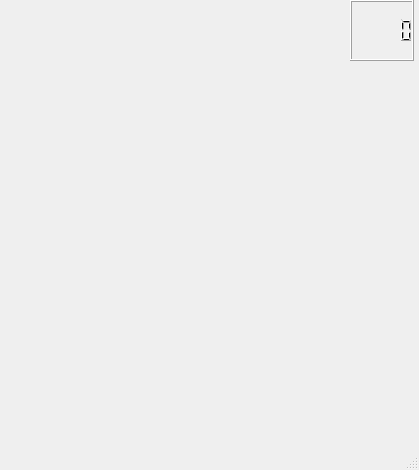
<?xml version="1.0" encoding="UTF-8"?>
<ui version="4.0">
 <class>Alfiya</class>
 <widget class="QMainWindow" name="Alfiya">
  <property name="geometry">
   <rect>
    <x>0</x>
    <y>0</y>
    <width>419</width>
    <height>470</height>
   </rect>
  </property>
  <property name="windowTitle">
   <string>MainWindow</string>
  </property>
  <widget class="QWidget" name="centralwidget">
   <widget class="QLCDNumber" name="lcdNumber">
    <property name="geometry">
     <rect>
      <x>350</x>
      <y>0</y>
      <width>64</width>
      <height>61</height>
     </rect>
    </property>
   </widget>
  </widget>
  <widget class="QMenuBar" name="menubar">
   <property name="geometry">
    <rect>
     <x>0</x>
     <y>0</y>
     <width>419</width>
     <height>21</height>
    </rect>
   </property>
  </widget>
  <widget class="QStatusBar" name="statusbar"/>
 </widget>
 <resources/>
 <connections/>
</ui>
